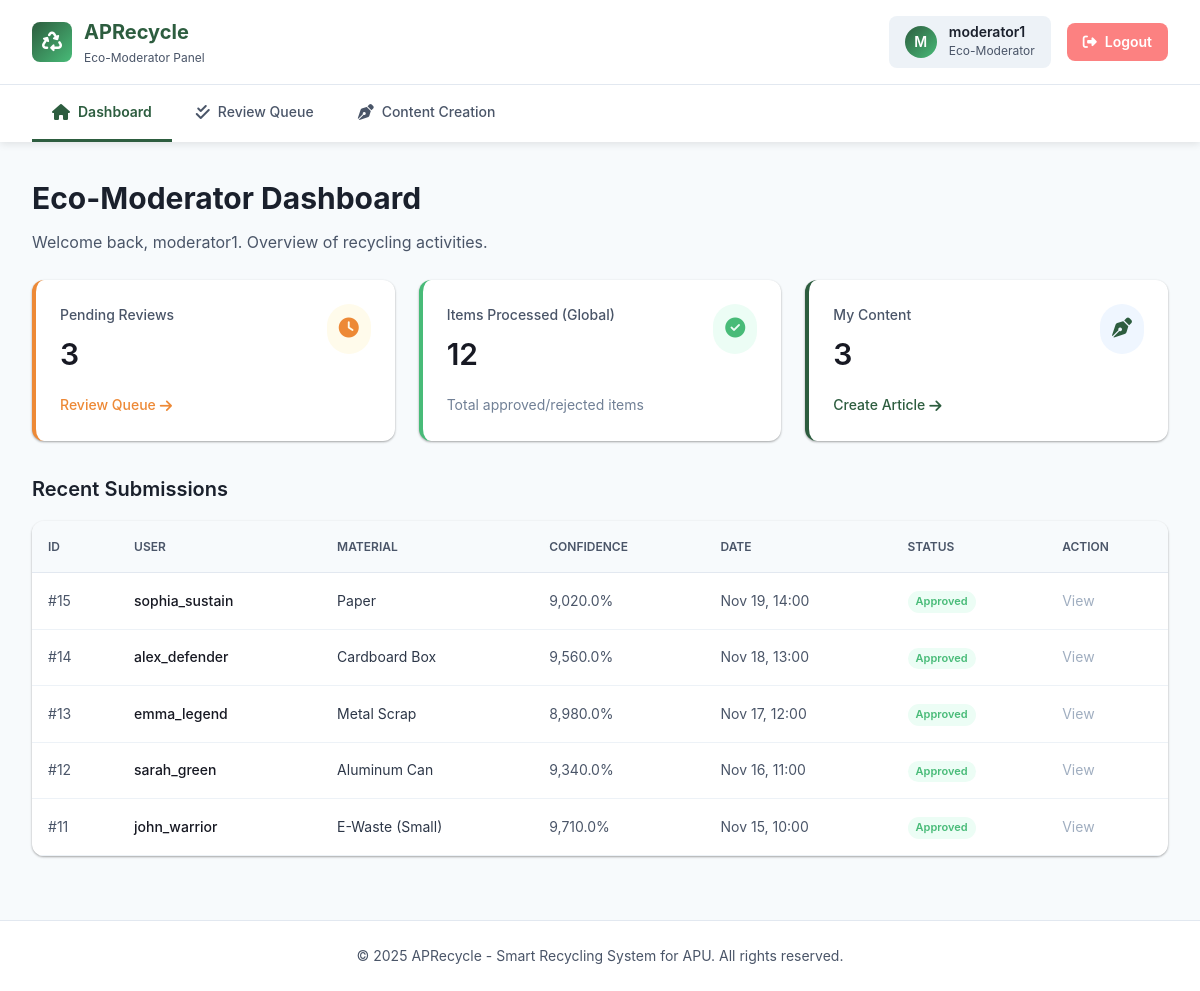
The app's page /eco-moderator/dashboard.php (signed in), older data.
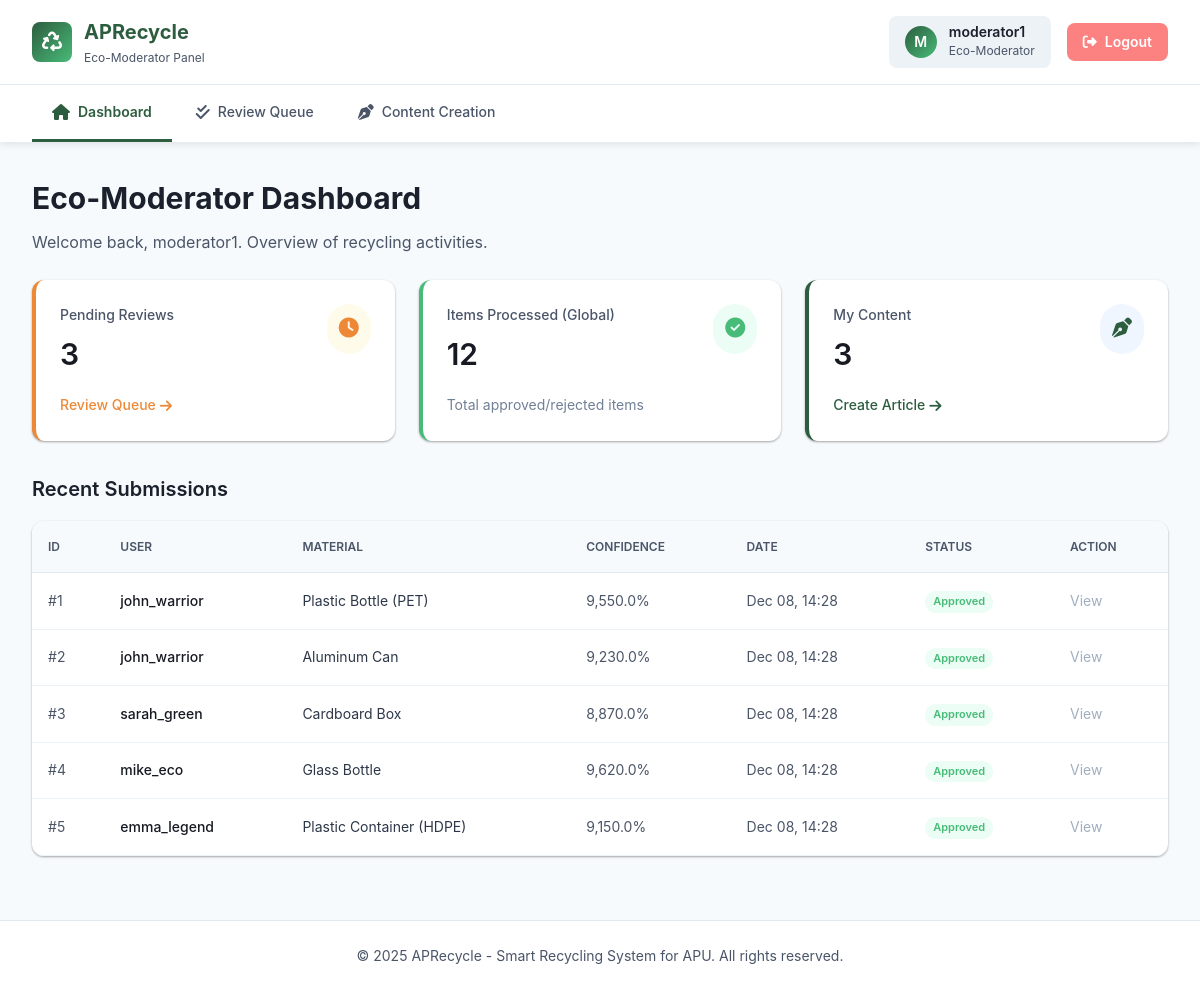
The same page, newer data.
### tables this page shows
CREATE TABLE IF NOT EXISTS `recycling_submission` (
  `submission_id` int NOT NULL AUTO_INCREMENT,
  `user_id` int NOT NULL,
  `bin_id` int NOT NULL,
  `image_url` varchar(255) NOT NULL,
  `ai_confidence` decimal(5,2) NOT NULL,
  `status` varchar(20) NOT NULL,
  `moderator_feedback` text,
  `created_at` datetime NOT NULL DEFAULT CURRENT_TIMESTAMP,
  PRIMARY KEY (`submission_id`),
  KEY `user_id` (`user_id`),
  KEY `bin_id` (`bin_id`)
);

CREATE TABLE IF NOT EXISTS `user` (
  `user_id` int NOT NULL AUTO_INCREMENT,
  `username` varchar(50) NOT NULL,
  `password` varchar(255) NOT NULL,
  `email` varchar(255) NOT NULL,
  `role` varchar(20) NOT NULL,
  `qr_code` varchar(255) NOT NULL,
  `lifetime_points` int NOT NULL DEFAULT '0',
  `created_at` datetime NOT NULL DEFAULT CURRENT_TIMESTAMP,
  `team_id` int DEFAULT NULL,
  PRIMARY KEY (`user_id`),
  KEY `team_id` (`team_id`)
);

CREATE TABLE IF NOT EXISTS `material` (
  `material_id` int NOT NULL AUTO_INCREMENT,
  `material_name` varchar(100) NOT NULL,
  `points_per_item` int NOT NULL,
  PRIMARY KEY (`material_id`)
);

### eco-moderator/dashboard.php (the view, shortened to what the changed rows need)
<?php
require_once 'includes/header.php';
$conn = getDBConnection();
$user_id = $_SESSION['user_id'];
$sql_pending = "SELECT COUNT(*) as count FROM recycling_submission WHERE status = 'pending'";
$res_pending = $conn->query($sql_pending);
$pending_count = $res_pending->fetch_assoc()['count'];
$sql_processed = "SELECT COUNT(*) as count FROM recycling_submission WHERE status IN ('approved', 'rejected')";
$res_processed = $conn->query($sql_processed);
$processed_count = $res_processed->fetch_assoc()['count'];
$sql_content = "SELECT COUNT(*) as count FROM educational_content WHERE author_id = ?";
$stmt_content = $conn->prepare($sql_content);
$stmt_content->bind_param("i", $user_id);
$stmt_content->execute();
$content_count = $stmt_content->get_result()->fetch_assoc()['count'];
$sql_recent = "SELECT s.submission_id, s.image_url, s.ai_confidence, s.status, s.created_at, u.username, m.material_name
               FROM recycling_submission s
               LEFT JOIN user u ON s.user_id = u.user_id
               LEFT JOIN submission_material sm ON s.submission_id = sm.submission_id
               LEFT JOIN material m ON sm.material_id = m.material_id
               ORDER BY s.created_at DESC LIMIT 5";
$recent_submissions = $conn->query($sql_recent);
?>
<div class="page-header">
    <h1 class="page-title">Eco-Moderator Dashboard</h1>
</div>
<div style="display: grid; grid-template-columns: repeat(auto-fit, minmax(300px, 1fr)); gap: var(--space-6); margin-bottom: var(--space-8);">
    <div style="background: white; padding: var(--space-6); border-radius: var(--radius-lg); box-shadow: var(--shadow-sm); border-left: 4px solid var(--color-warning);">
        <div style="display: flex; justify-content: space-between; align-items: flex-start; margin-bottom: var(--space-4);">
            <div>
                <h2 style="font-size: var(--text-3xl); margin: var(--space-1) 0 0 0; color: var(--color-gray-900);"><?php echo $pending_count; ?></h2>
            </div>
        </div>
    </div>
    <div style="background: white; padding: var(--space-6); border-radius: var(--radius-lg); box-shadow: var(--shadow-sm); border-left: 4px solid var(--color-success);">
        <div style="display: flex; justify-content: space-between; align-items: flex-start; margin-bottom: var(--space-4);">
            <div>
                <h2 style="font-size: var(--text-3xl); margin: var(--space-1) 0 0 0; color: var(--color-gray-900);"><?php echo $processed_count; ?></h2>
            </div>
        </div>
    </div>
    <div style="background: white; padding: var(--space-6); border-radius: var(--radius-lg); box-shadow: var(--shadow-sm); border-left: 4px solid var(--color-primary);">
        <div style="display: flex; justify-content: space-between; align-items: flex-start; margin-bottom: var(--space-4);">
            <div>
                <h2 style="font-size: var(--text-3xl); margin: var(--space-1) 0 0 0; color: var(--color-gray-900);"><?php echo $content_count; ?></h2>
            </div>
        </div>
    </div>
</div>
<h2 style="font-size: var(--text-xl); color: var(--color-gray-800); margin-bottom: var(--space-4);">Recent Submissions</h2>
<div style="background: white; border-radius: var(--radius-lg); box-shadow: var(--shadow-sm); overflow: hidden;">
    <div style="overflow-x: auto;">
        <table style="width: 100%; border-collapse: collapse; text-align: left;">
            <thead style="background: var(--color-gray-50); border-bottom: 1px solid var(--color-gray-200);">
                <tr>
                    <th style="padding: var(--space-4); font-size: var(--text-xs); font-weight: 600; color: var(--color-gray-600); text-transform: uppercase;">ID</th>
                    <th style="padding: var(--space-4); font-size: var(--text-xs); font-weight: 600; color: var(--color-gray-600); text-transform: uppercase;">User</th>
                    <th style="padding: var(--space-4); font-size: var(--text-xs); font-weight: 600; color: var(--color-gray-600); text-transform: uppercase;">Material</th>
                    <th style="padding: var(--space-4); font-size: var(--text-xs); font-weight: 600; color: var(--color-gray-600); text-transform: uppercase;">Confidence</th>
                    <th style="padding: var(--space-4); font-size: var(--text-xs); font-weight: 600; color: var(--color-gray-600); text-transform: uppercase;">Date</th>
                    <th style="padding: var(--space-4); font-size: var(--text-xs); font-weight: 600; color: var(--color-gray-600); text-transform: uppercase;">Status</th>
                    <th style="padding: var(--space-4); font-size: var(--text-xs); font-weight: 600; color: var(--color-gray-600); text-transform: uppercase;">Action</th>
                </tr>
            </thead>
            <tbody style="font-size: var(--text-sm);">
                <?php if ($recent_submissions && $recent_submissions->num_rows > 0): ?>
                        <?php while ($row = $recent_submissions->fetch_assoc()): ?>
                            <tr style="border-bottom: 1px solid var(--color-gray-100);">
                                <td style="padding: var(--space-4); color: var(--color-gray-600);">#<?php echo $row['submission_id']; ?></td>
                                <td style="padding: var(--space-4); font-weight: 500; color: var(--color-gray-900);"><?php echo htmlspecialchars($row['username'] ?? 'Unknown'); ?></td>
                                <td style="padding: var(--space-4); color: var(--color-gray-700);"><?php echo htmlspecialchars($row['material_name'] ?? 'Unclassified'); ?></td>
                                <td style="padding: var(--space-4); color: var(--color-gray-600);">
                                    <?php
                                    $conf = $row['ai_confidence'] * 100;
                                    echo number_format($conf, 1) . '%';
                                    ?>
                                </td>
                                <td style="padding: var(--space-4); color: var(--color-gray-600);"><?php echo date('M d, H:i', strtotime($row['created_at'])); ?></td>
                                <td style="padding: var(--space-4);">
                                    <?php
                                    $status_color = 'var(--color-gray-500)';
                                    $bg_color = 'var(--color-gray-100)';
                                    $label = ucfirst($row['status']);
                                    if ($row['status'] == 'approved') {
                                        $status_color = 'var(--color-success)';
                                        $bg_color = '#ECFDF5';
                                    } elseif ($row['status'] == 'rejected') {
                                        $status_color = 'var(--color-error)';
                                        $bg_color = '#FEF2F2';
                                    } elseif ($row['status'] == 'pending') {
                                        $status_color = 'var(--color-warning)';
                                        $bg_color = '#FFFBEB';
                                    }
                                    ?>
                                    <span style="display: inline-block; padding: 2px 8px; border-radius: var(--radius-full); font-size: 11px; font-weight: 600; color: <?php echo $status_color; ?>; background: <?php echo $bg_color; ?>;">
                                        <?php echo $label; ?>
                                    </span>
                                </td>
                                <td style="padding: var(--space-4);">
                                    <?php if ($row['status'] == 'pending'): ?>
                                        <a href="review-queue.php?id=<?php echo $row['submission_id']; ?>" style="color: var(--color-primary); font-weight: 500; text-decoration: none;">Review</a>
                                    <?php else: ?>
                                        <span style="color: var(--color-gray-400);">View</span>
                                    <?php endif; ?>
                                </td>
                            </tr>
                        <?php endwhile; ?>
                <?php else: ?>
                        <tr>
                            <td colspan="7" style="padding: var(--space-8); text-align: center; color: var(--color-gray-500);">No recent submissions found.</td>
                        </tr>
                <?php endif; ?>
            </tbody>
        </table>
    </div>
</div>
<?php
require_once 'includes/footer.php';
?>

Row changes from the older to the newer data that the page shows:
no longer on this page (row edited): recycling_submission: submission_id "15", user.username "sophia_sustain", material.material_name "Paper", ai_confidence "9,020.0", created_at "Nov 19, 14:00", status "Approved", shows "View"
no longer on this page (row edited): recycling_submission: submission_id "14", user.username "alex_defender", material.material_name "Cardboard Box", ai_confidence "9,560.0", created_at "Nov 18, 13:00", status "Approved", shows "View"
no longer on this page (row edited): recycling_submission: submission_id "13", user.username "emma_legend", material.material_name "Metal Scrap", ai_confidence "8,980.0", created_at "Nov 17, 12:00", status "Approved", shows "View"
no longer on this page (row edited): recycling_submission: submission_id "12", user.username "sarah_green", material.material_name "Aluminum Can", ai_confidence "9,340.0", created_at "Nov 16, 11:00", status "Approved", shows "View"
no longer on this page (row edited): recycling_submission: submission_id "11", user.username "john_warrior", material.material_name "E-Waste (Small)", ai_confidence "9,710.0", created_at "Nov 15, 10:00", status "Approved", shows "View"
now on this page (row edited): recycling_submission: submission_id "1", user.username "john_warrior", material.material_name "Plastic Bottle (PET)", ai_confidence "9,550.0", created_at "Dec 08, 14:28", status "Approved", shows "View"
now on this page (row edited): recycling_submission: submission_id "2", user.username "john_warrior", material.material_name "Aluminum Can", ai_confidence "9,230.0", created_at "Dec 08, 14:28", status "Approved", shows "View"
now on this page (row edited): recycling_submission: submission_id "3", user.username "sarah_green", material.material_name "Cardboard Box", ai_confidence "8,870.0", created_at "Dec 08, 14:28", status "Approved", shows "View"
now on this page (row edited): recycling_submission: submission_id "4", user.username "mike_eco", material.material_name "Glass Bottle", ai_confidence "9,620.0", created_at "Dec 08, 14:28", status "Approved", shows "View"
now on this page (row edited): recycling_submission: submission_id "5", user.username "emma_legend", material.material_name "Plastic Container (HDPE)", ai_confidence "9,150.0", created_at "Dec 08, 14:28", status "Approved", shows "View"
